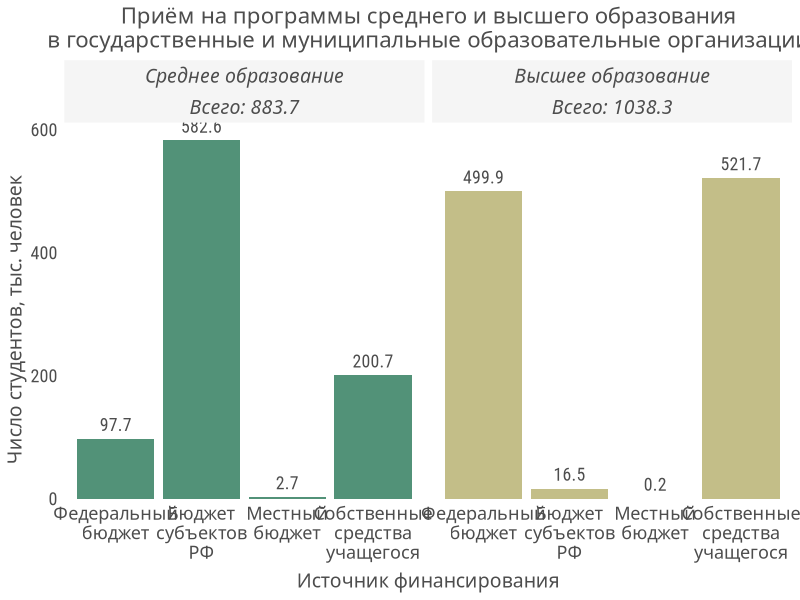
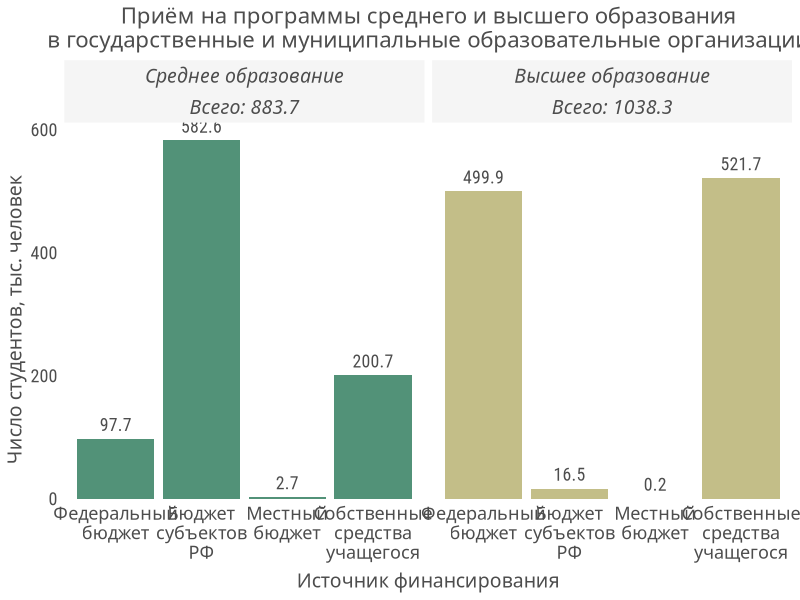

Here is the R script that generated these plots, in order: (Note: this script raises an error after producing the figures.)
# Student admsision plot redesign

library("dplyr")
library("forcats")
library("grid")
library("gtable")
library("ggplot2")
library("stringr")

# Read data in
adm_gks <- read.csv("data/adm_gks.csv", stringsAsFactors = FALSE)

# Manipulate factor levels
adm_gks <- adm_gks %>%
  mutate(level = fct_relevel(level, "Среднее образование"),
         finance = fct_relevel(finance, "Федеральный бюджет", "Бюджет субъектов РФ", "Местный бюджет"))

# Add total sum as another variable and use it in facets
adm_gks_sum <- adm_gks %>%
  group_by(level) %>%
  summarise(n_stud_sm = sum(n_stud)) %>%
  right_join(adm_gks, by = "level") %>%
  mutate(n_stud_sm = paste0("Всего: ", n_stud_sm))

# V1: ignore proportions ----
adm_gks_no_prop <- ggplot(adm_gks_sum, aes(x = finance, y = n_stud, fill = level)) +
  geom_bar(stat = "identity", width = 0.9, alpha = 0.9) +
  geom_text(aes(label = n_stud, vjust = -0.6),
            family = "Roboto Condensed",
            size = 4.5,
            color = "grey30") +
  facet_wrap(~level + n_stud_sm, nrow = 1) +
  scale_x_discrete(label = function(x) str_wrap(x, 10)) +
  scale_fill_manual(values = c("#40866A", "#BCB77B")) +
  labs(x = "Источник финансирования",
       y = "Число студентов, тыс. человек",
       title = "Приём на программы среднего и высшего образования\nв государственные и муниципальные образовательные организации") +
  theme(panel.background = element_blank(),
        panel.grid = element_blank(),
        axis.ticks = element_blank(),
        legend.position = "none",
        strip.background = element_rect(fill = "gray96"),
        strip.text = element_text(family = "PT Sans", face = "italic", color = "grey30", size = 14), 
        plot.title = element_text(family = "PT Sans", size = 16, color = "grey30", hjust = 0.5),
        axis.title = element_text(family = "PT Sans", size = 14, color = "grey30"),
        axis.text.x = element_text(family = "PT Sans", size = 13,color = "grey30", margin = margin(t = -10, b = 5, unit = "pt")),
        axis.text.y = element_text(family = "Roboto Condensed", size = 13, color = "grey30"))

adm_gks_no_prop

# Save plot
ggsave("plots/adm_gks/adm_gks_v1.png", adm_gks_no_prop, width = 3, height = 3, units = "in", scale = 3)


# V2: now focus on them! ----

# Add frequency to data, cause we can't simply retreive it using position_fill inside geom_bar
adm_gks_sum <- adm_gks_sum %>%
  group_by(level) %>%
  mutate(freq = n_stud/sum(n_stud))

# Totals for top of the plot
adm_gks_totals <- adm_gks_sum %>%
  group_by(level) %>%
  summarise(n_stud_level = sum(n_stud)) %>%
  mutate(n_stud_level = gsub("\\.", ",", n_stud_level))

# Plot itself
adm_gks_prop <- ggplot(adm_gks_sum, aes(x = level, y = freq, fill = finance)) +
  geom_bar(stat = "identity", 
           color = "white",
           width = 0.5, 
           size = 0.3,
           alpha = 0.9) +
  geom_text(aes(label = ifelse(freq > 0.02, round(freq * 100, 0), "")),
            position = position_fill(vjust = 0.5),
            color = "white",
            family = "Roboto Condensed",
            size = 5) +
  geom_text(data = adm_gks_totals,
            aes(x = level, 
                y = 1, 
                label = paste0("Всего: ", n_stud_level, " тыс."), 
                fill = NULL),
            vjust = -0.4,
            color = "grey30",
            family = "PT Sans",
            size = 4.5) +
  scale_y_continuous(labels = seq(0, 100, 25)) +
  scale_fill_manual(name = "", 
                    values = c( "#40866A", "#BCB77B", "#FD8603", "#FBB829")) +
  labs(x = "",
       y = "Доля, %",
       title = "Приём на программы среднего и высшего образования в государственные и\nмуниципальные образовательные организации по источникам финансирования") +
  theme(panel.background = element_blank(),
        panel.grid = element_blank(),
        axis.ticks = element_blank(),
        legend.position = "right",
        legend.justification = "top",
        legend.key.height = unit(0.6, "cm"),
        legend.key.width = unit(0.6, "cm"),
        legend.text = element_text(family = "PT Sans", color = "grey30", size = 12),
        strip.background = element_rect(fill = "gray96"),
        strip.text = element_text(family = "PT Sans", face = "italic", color = "grey30", size = 14), 
        plot.title = element_text(family = "PT Sans", size = 16, color = "grey30"),
        axis.title = element_text(family = "PT Sans", size = 14, color = "grey30"),
        axis.text.x = element_text(family = "PT Sans", size = 13,color = "grey30", margin = margin(t = -10, b = 5, unit = "pt")),
        axis.text.y = element_text(family = "Roboto Condensed", size = 13, color = "grey30"))


# Now add some explaining text under legend ----
# Epic solution for adding text below legend by Sandy Muspratt ----
# https://stackoverflow.com/questions/32506444/ggplot-function-to-add-text-just-below-legend

# Create graphical object and extract legend
g <- ggplotGrob(adm_gks_prop)
leg <- g$grobs[[which(g$layout$name == "guide-box")]]

# Text to include
explaining_text <- "*Доля бюджета субъектов РФ\nв финансировании ВО составляет 1,6%.\n
**Для местного бюджета доля\nне превышает 0,5% в обоих случаях."

# Construct the label grob 
xpos <- 5
textgrob <- textGrob(x = unit(xpos, "points"), 
                     explaining_text, 
                     gp = gpar(fontfamily = "PT Sans",
                                      col = "grey30",
                                      fontsize = 12),
                     just = "left")

width <- unit(1, "grobwidth", textgrob) + unit(2 * xpos, "points")
height <- unit(1, "grobheight", textgrob) + unit(2 * xpos, "points")

pos <- subset(leg$layout, grepl("guides", name), t:r)

# Add new text as new row in the legend
leg <- gtable_add_rows(leg, height, pos = pos$t + 1)
leg <- gtable_add_grob(leg, textgrob, t = pos$t + 2, l = pos$l)

# Adjust the middle width of the legend to be the maximum of the original width 
# or the width of the grob
leg$widths[pos$l] <- max(width, leg$widths[pos$l])

# Return the modified legend to the origial plot
g$grobs[[which(g$layout$name == "guide-box")]] <- leg

# Adjust the width of the column containing the legend to be the maximum 
# of the original width or the width of the label
g$widths[g$layout[grepl("guide-box", g$layout$name), "l"]] <- max(width, sum(leg$widths))

# Draw and save the plot
png("plots/adm_gks/adm_gks_v2.png", width = 9, height = 9, units = "in", res = 70)
grid.newpage()
grid.draw(g)
dev.off()

